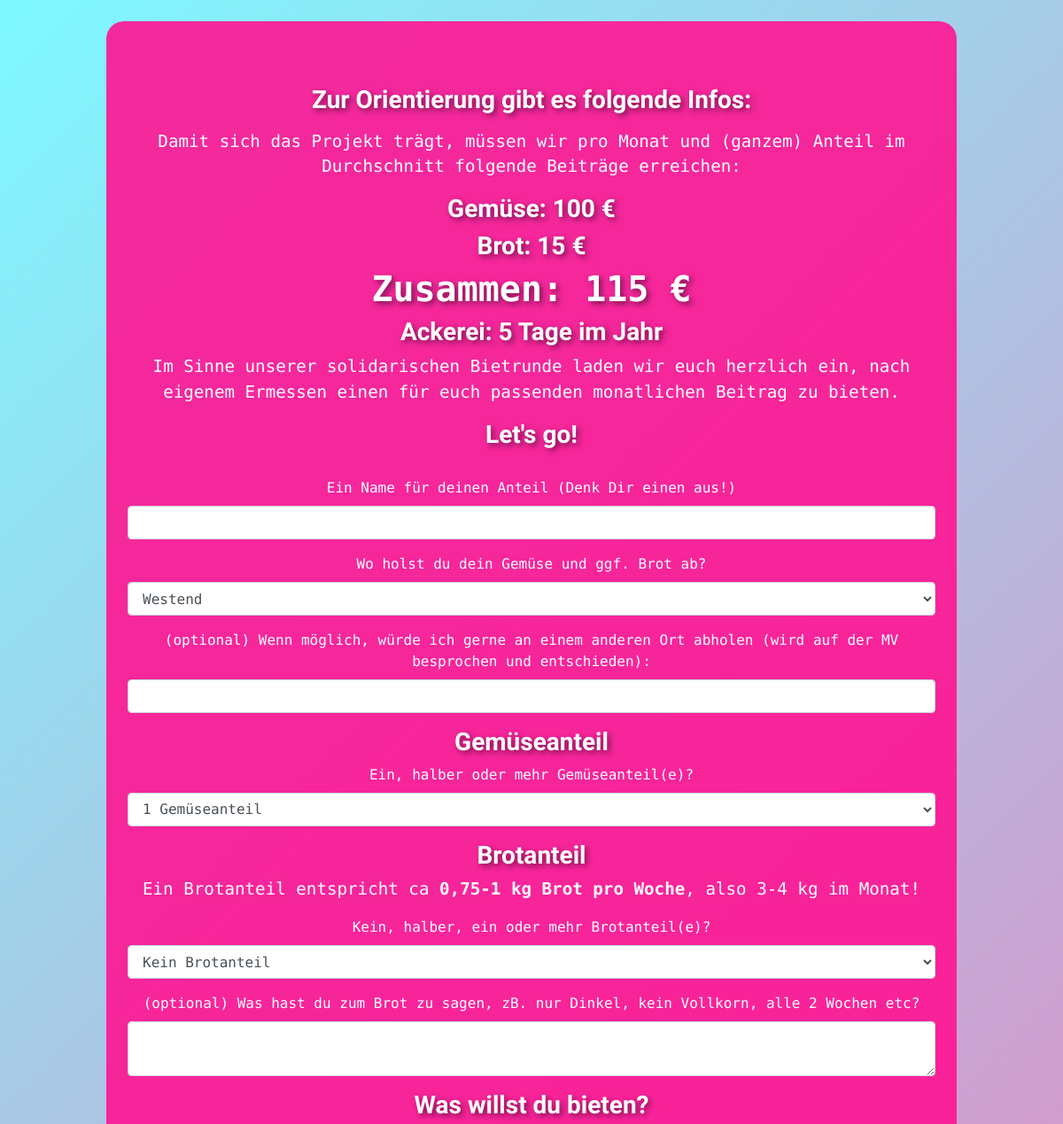
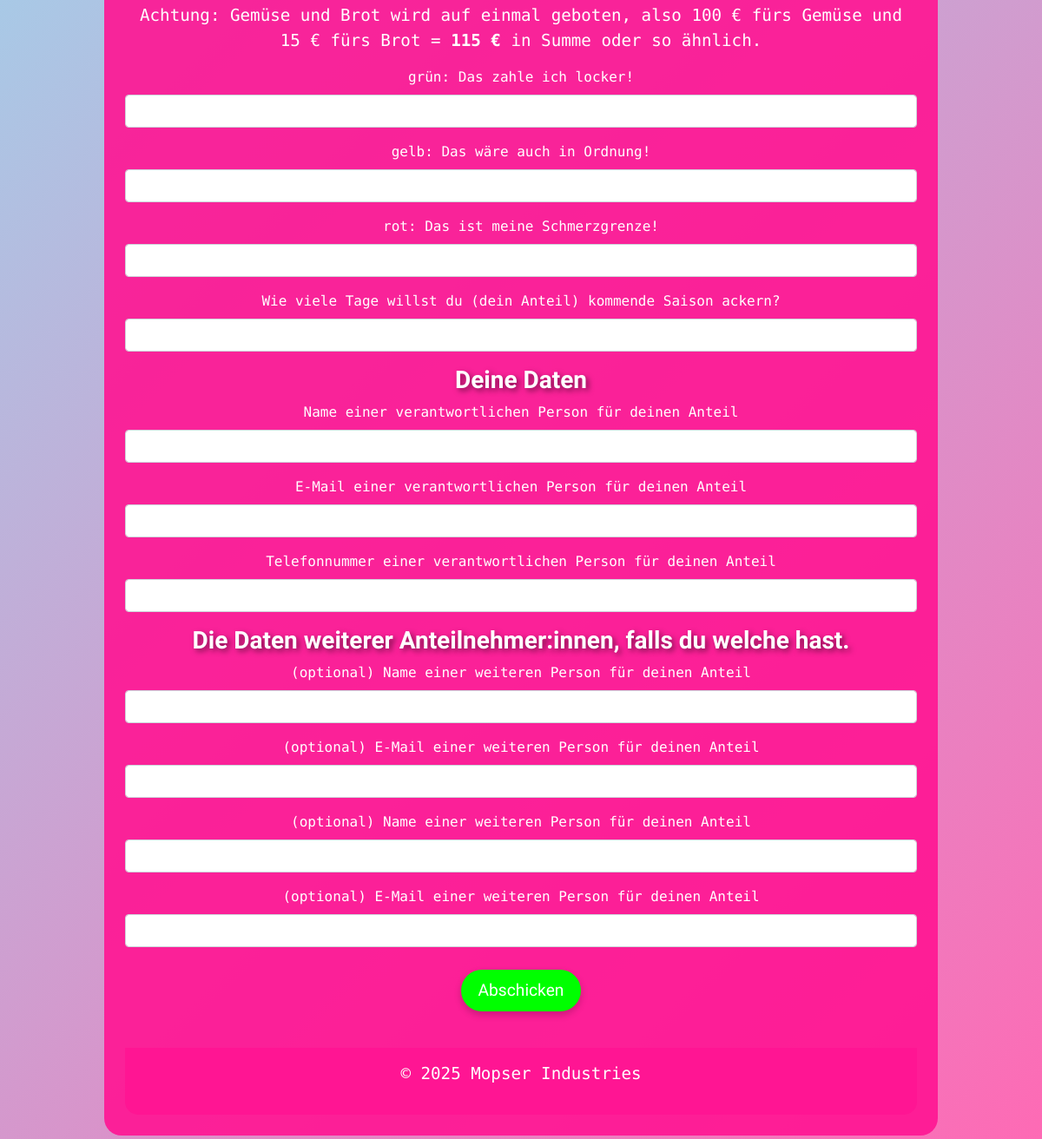
Page /submit_offer on the committed database (2 pictures, top to bottom).
### app/models.py (models this page shows)
class ProjectNeed(db.Model):
    id = db.Column(db.Integer, primary_key=True)
    name = db.Column(db.String(100))
    saison = db.Column(db.String(50))
    offers_needed = db.Column(db.Integer)
    avg_offer_veg = db.Column(db.Integer)
    avg_offer_bread = db.Column(db.Integer)
    avg_working_days = db.Column(db.Integer)

### app/user.py (the view, shortened to what this page needs)
@user_bp.route('/submit_offer', methods=['GET', 'POST'])
def submit_offer():
    form = OfferForm()
    project_need = ProjectNeed.query.first()
    return render_template('user_form.html', form=form, project_need=project_need)

### app/templates/user_form.html (shortened to what this page needs)
{% extends "layout.html" %}
{% block content %}
<h4 class="pt-5 pb-2">Zur Orientierung gibt es folgende Infos:</h4>
<p>Damit sich das Projekt trägt, müssen wir pro Monat und (ganzem) Anteil im Durchschnitt folgende Beiträge erreichen:</p>
    <h4>Gemüse: {{ project_need.avg_offer_veg }} €</h4>
    <h4>Brot: {{ project_need.avg_offer_bread }} €</h4>
    <h2>Zusammen: <b>{{ project_need.avg_offer_bread + project_need.avg_offer_veg}} €</b></h2>
    <h4>Ackerei: {{ project_need.avg_working_days }} Tage im Jahr</h4>
<p>Im Sinne unserer solidarischen Bietrunde laden wir euch herzlich ein, nach eigenem Ermessen einen für euch passenden monatlichen Beitrag zu bieten.</p>
<h3>Let's go!</h3>
<br>
<form method="POST">
    <div class="form-group">
        {{ form.anteilname.label }} {{ form.anteilname(class="form-control") }}
    </div>
    <div class="form-group">
        {{ form.verteilort.label }} {{ form.verteilort(class="form-control") }}
    </div>
    <div class="form-group">
        {{ form.verteilort_wunsch.label }} {{ form.verteilort_wunsch(class="form-control") }}
    </div>
    <h3>Gemüseanteil</h3>
    <div class="form-group">
        {{ form.anteilgr.label }} {{ form.anteilgr(class="form-control") }}
    </div>
    <h3>Brotanteil</h3>
    <p>Ein Brotanteil entspricht ca <b>0,75-1 kg Brot pro Woche</b>, also 3-4 kg im Monat!</p>
    <div class="form-group">
        {{ form.brot.label }} {{ form.brot(class="form-control") }}
    </div>
    <div class="form-group">
        {{ form.brot_kommentar.label }} {{ form.brot_kommentar(class="form-control") }}
    </div>
    <h3>Was willst du bieten?</h3>
    <p>Achtung: Gemüse und Brot wird auf einmal geboten, also {{ project_need.avg_offer_veg }} € fürs Gemüse und {{ project_need.avg_offer_bread }} € fürs Brot = <b>{{ project_need.avg_offer_bread + project_need.avg_offer_veg}} € </b> in Summe oder so ähnlich.</p>
    <div class="form-group">
        {{ form.gebotgruen.label }} {{ form.gebotgruen(class="form-control") }}
    </div>
    <div class="form-group">
        {{ form.gebotgelb.label }} {{ form.gebotgelb(class="form-control") }}
    </div>
    <div class="form-group">
        {{ form.gebotrot.label }} {{ form.gebotrot(class="form-control") }}
    </div>
    <div class="form-group">
        {{ form.gebotackertage.label }} {{ form.gebotackertage(class="form-control") }}
    </div>
    <h3>Deine Daten</h3>
    <div class="form-group">
        {{ form.name_a.label }} {{ form.name_a(class="form-control") }}
    </div>
    <div class="form-group">
        {{ form.mail_a.label }} {{ form.mail_a(class="form-control") }}
    </div>
    <div class="form-group">
        {{ form.tel_a.label }} {{ form.tel_a(class="form-control") }}
    </div>
    <h3>Die Daten weiterer Anteilnehmer:innen, falls du welche hast.</h3>
    <div class="form-group">
        {{ form.name_b.label }} {{ form.name_b(class="form-control") }}
    </div>
    <div class="form-group">
        {{ form.mail_b.label }} {{ form.mail_b(class="form-control") }}
    </div>
    <div class="form-group">
        {{ form.name_c.label }} {{ form.name_c(class="form-control") }}
    </div>
    <div class="form-group">
        {{ form.mail_c.label }} {{ form.mail_c(class="form-control") }}
    </div>
    <button type="submit" class="btn btn-warning">Abschicken</button>
</form>
{% endblock %}

### app/templates/layout.html (style rules this page uses)
body { background: linear-gradient(135deg, #7DF9FF, #FF69B4); font-family: 'Roboto Mono', monospace; }
h1, h3, h4, a, .btn { font-family: 'Orbitron', sans-serif; }
.btn { border-radius: 30px; background-color: #00FF00; color: #fff; border: none; margin: 10px; padding: 10px 20px; font-size: 1.2em; transition: background-color 0.3s, transform 0.3s; box-shadow: 0 4px 8px rgba(0, 0, 0, 0.2); }
h1, h3, h2, h4 { color: #fff; text-shadow: 3px 3px 6px rgba(0, 0, 0, 0.5); font-weight: 700; }
h2 { font-size: 2.5em; }
h3, h4 { font-size: 1.75em; }
p, a { font-size: 1.2em; }

### rows in the picture
ProjectNeed: avg_offer_veg "100", avg_offer_bread "15", project_need.avg_offer_bread+project_need.avg_offer_veg "115", avg_working_days "5"
